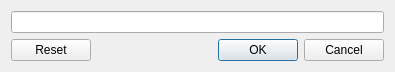
<?xml version="1.0" encoding="UTF-8"?>
<ui version="4.0">
 <class>AddUrlDialog</class>
 <widget class="QDialog" name="AddUrlDialog">
  <property name="geometry">
   <rect>
    <x>0</x>
    <y>0</y>
    <width>395</width>
    <height>65</height>
   </rect>
  </property>
  <property name="sizePolicy">
   <sizepolicy hsizetype="Preferred" vsizetype="Maximum">
    <horstretch>0</horstretch>
    <verstretch>0</verstretch>
   </sizepolicy>
  </property>
  <property name="maximumSize">
   <size>
    <width>16777215</width>
    <height>65</height>
   </size>
  </property>
  <property name="windowTitle">
   <string>Add new url</string>
  </property>
  <property name="layoutDirection">
   <enum>Qt::LeftToRight</enum>
  </property>
  <layout class="QGridLayout" name="AddUrlDialogGridLayout">
   <item row="0" column="0">
    <widget class="QLineEdit" name="urlEdit"/>
   </item>
   <item row="1" column="0">
    <widget class="QDialogButtonBox" name="buttonBox">
     <property name="orientation">
      <enum>Qt::Horizontal</enum>
     </property>
     <property name="standardButtons">
      <set>QDialogButtonBox::Cancel|QDialogButtonBox::Ok|QDialogButtonBox::Reset</set>
     </property>
     <property name="centerButtons">
      <bool>false</bool>
     </property>
    </widget>
   </item>
  </layout>
 </widget>
 <resources/>
 <connections>
  <connection>
   <sender>buttonBox</sender>
   <signal>accepted()</signal>
   <receiver>AddUrlDialog</receiver>
   <slot>accept()</slot>
   <hints>
    <hint type="sourcelabel">
     <x>248</x>
     <y>254</y>
    </hint>
    <hint type="destinationlabel">
     <x>157</x>
     <y>274</y>
    </hint>
   </hints>
  </connection>
  <connection>
   <sender>buttonBox</sender>
   <signal>rejected()</signal>
   <receiver>AddUrlDialog</receiver>
   <slot>reject()</slot>
   <hints>
    <hint type="sourcelabel">
     <x>316</x>
     <y>260</y>
    </hint>
    <hint type="destinationlabel">
     <x>286</x>
     <y>274</y>
    </hint>
   </hints>
  </connection>
 </connections>
</ui>
